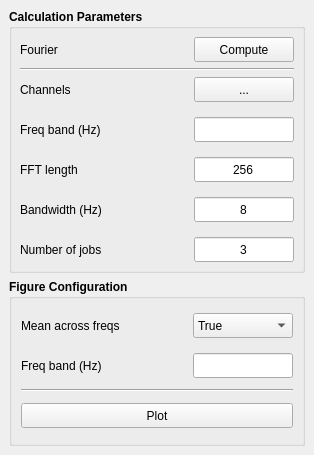
<?xml version="1.0" encoding="UTF-8"?>
<ui version="4.0">
 <class>MainWindow</class>
 <widget class="QMainWindow" name="MainWindow">
  <property name="geometry">
   <rect>
    <x>0</x>
    <y>0</y>
    <width>314</width>
    <height>455</height>
   </rect>
  </property>
  <property name="font">
   <font>
    <family>Ubuntu</family>
   </font>
  </property>
  <property name="windowTitle">
   <string>MainWindow</string>
  </property>
  <widget class="QWidget" name="centralwidget">
   <layout class="QVBoxLayout" name="verticalLayout_7">
    <item>
     <widget class="QGroupBox" name="groupBox">
      <property name="font">
       <font>
        <weight>75</weight>
        <bold>true</bold>
       </font>
      </property>
      <property name="title">
       <string>Calculation Parameters</string>
      </property>
      <layout class="QVBoxLayout" name="verticalLayout_3">
       <property name="leftMargin">
        <number>8</number>
       </property>
       <property name="topMargin">
        <number>8</number>
       </property>
       <property name="rightMargin">
        <number>8</number>
       </property>
       <property name="bottomMargin">
        <number>8</number>
       </property>
       <item>
        <layout class="QHBoxLayout" name="horizontalLayout_5">
         <item>
          <widget class="QLabel" name="Multitaper_method_lb">
           <property name="minimumSize">
            <size>
             <width>0</width>
             <height>25</height>
            </size>
           </property>
           <property name="maximumSize">
            <size>
             <width>16777215</width>
             <height>25</height>
            </size>
           </property>
           <property name="font">
            <font>
             <weight>50</weight>
             <bold>false</bold>
            </font>
           </property>
           <property name="text">
            <string>Fourier</string>
           </property>
          </widget>
         </item>
         <item>
          <spacer name="horizontalSpacer_2">
           <property name="orientation">
            <enum>Qt::Horizontal</enum>
           </property>
           <property name="sizeHint" stdset="0">
            <size>
             <width>40</width>
             <height>20</height>
            </size>
           </property>
          </spacer>
         </item>
         <item>
          <widget class="QPushButton" name="_compute_btn">
           <property name="minimumSize">
            <size>
             <width>100</width>
             <height>25</height>
            </size>
           </property>
           <property name="maximumSize">
            <size>
             <width>100</width>
             <height>25</height>
            </size>
           </property>
           <property name="font">
            <font>
             <weight>50</weight>
             <bold>false</bold>
            </font>
           </property>
           <property name="text">
            <string>Compute</string>
           </property>
           <property name="shortcut">
            <string>Return</string>
           </property>
          </widget>
         </item>
        </layout>
       </item>
       <item>
        <widget class="Line" name="line">
         <property name="orientation">
          <enum>Qt::Horizontal</enum>
         </property>
        </widget>
       </item>
       <item>
        <layout class="QHBoxLayout" name="horizontalLayout">
         <property name="spacing">
          <number>35</number>
         </property>
         <item>
          <layout class="QVBoxLayout" name="verticalLayout_2">
           <property name="spacing">
            <number>15</number>
           </property>
           <item>
            <widget class="QLabel" name="_chan_lb">
             <property name="minimumSize">
              <size>
               <width>100</width>
               <height>25</height>
              </size>
             </property>
             <property name="maximumSize">
              <size>
               <width>100</width>
               <height>25</height>
              </size>
             </property>
             <property name="font">
              <font>
               <family>Ubuntu</family>
               <pointsize>9</pointsize>
               <weight>50</weight>
               <italic>false</italic>
               <bold>false</bold>
              </font>
             </property>
             <property name="text">
              <string>Channels</string>
             </property>
            </widget>
           </item>
           <item>
            <widget class="QLabel" name="_freq_band_lb">
             <property name="minimumSize">
              <size>
               <width>0</width>
               <height>25</height>
              </size>
             </property>
             <property name="maximumSize">
              <size>
               <width>16777215</width>
               <height>25</height>
              </size>
             </property>
             <property name="font">
              <font>
               <weight>50</weight>
               <bold>false</bold>
              </font>
             </property>
             <property name="text">
              <string>Freq band (Hz)</string>
             </property>
            </widget>
           </item>
           <item>
            <widget class="QLabel" name="_n_fft_lb">
             <property name="minimumSize">
              <size>
               <width>0</width>
               <height>25</height>
              </size>
             </property>
             <property name="maximumSize">
              <size>
               <width>16777215</width>
               <height>25</height>
              </size>
             </property>
             <property name="font">
              <font>
               <weight>50</weight>
               <bold>false</bold>
              </font>
             </property>
             <property name="text">
              <string>FFT length</string>
             </property>
            </widget>
           </item>
           <item>
            <widget class="QLabel" name="_bandwidth_lb">
             <property name="minimumSize">
              <size>
               <width>100</width>
               <height>25</height>
              </size>
             </property>
             <property name="maximumSize">
              <size>
               <width>200</width>
               <height>25</height>
              </size>
             </property>
             <property name="font">
              <font>
               <family>Ubuntu</family>
               <pointsize>9</pointsize>
               <weight>50</weight>
               <italic>false</italic>
               <bold>false</bold>
              </font>
             </property>
             <property name="text">
              <string>Bandwidth (Hz)</string>
             </property>
            </widget>
           </item>
           <item>
            <widget class="QLabel" name="_n_jobs_lb">
             <property name="minimumSize">
              <size>
               <width>0</width>
               <height>25</height>
              </size>
             </property>
             <property name="maximumSize">
              <size>
               <width>16777215</width>
               <height>25</height>
              </size>
             </property>
             <property name="font">
              <font>
               <weight>50</weight>
               <bold>false</bold>
              </font>
             </property>
             <property name="text">
              <string>Number of jobs</string>
             </property>
            </widget>
           </item>
          </layout>
         </item>
         <item>
          <spacer name="horizontalSpacer">
           <property name="orientation">
            <enum>Qt::Horizontal</enum>
           </property>
           <property name="sizeHint" stdset="0">
            <size>
             <width>40</width>
             <height>20</height>
            </size>
           </property>
          </spacer>
         </item>
         <item>
          <layout class="QVBoxLayout" name="verticalLayout">
           <property name="spacing">
            <number>15</number>
           </property>
           <item>
            <widget class="QToolButton" name="_select_chan_btn">
             <property name="minimumSize">
              <size>
               <width>100</width>
               <height>25</height>
              </size>
             </property>
             <property name="maximumSize">
              <size>
               <width>100</width>
               <height>25</height>
              </size>
             </property>
             <property name="font">
              <font>
               <weight>50</weight>
               <bold>false</bold>
              </font>
             </property>
             <property name="text">
              <string>...</string>
             </property>
            </widget>
           </item>
           <item>
            <widget class="QLineEdit" name="_freq_band_le">
             <property name="minimumSize">
              <size>
               <width>100</width>
               <height>25</height>
              </size>
             </property>
             <property name="maximumSize">
              <size>
               <width>100</width>
               <height>25</height>
              </size>
             </property>
             <property name="font">
              <font>
               <weight>50</weight>
               <bold>false</bold>
              </font>
             </property>
             <property name="focusPolicy">
              <enum>Qt::ClickFocus</enum>
             </property>
             <property name="alignment">
              <set>Qt::AlignCenter</set>
             </property>
            </widget>
           </item>
           <item>
            <widget class="QLineEdit" name="_fft_le">
             <property name="minimumSize">
              <size>
               <width>100</width>
               <height>25</height>
              </size>
             </property>
             <property name="maximumSize">
              <size>
               <width>100</width>
               <height>25</height>
              </size>
             </property>
             <property name="font">
              <font>
               <weight>50</weight>
               <bold>false</bold>
              </font>
             </property>
             <property name="focusPolicy">
              <enum>Qt::ClickFocus</enum>
             </property>
             <property name="text">
              <string>256</string>
             </property>
             <property name="alignment">
              <set>Qt::AlignCenter</set>
             </property>
            </widget>
           </item>
           <item>
            <widget class="QLineEdit" name="_bandwidth_le">
             <property name="minimumSize">
              <size>
               <width>100</width>
               <height>25</height>
              </size>
             </property>
             <property name="maximumSize">
              <size>
               <width>100</width>
               <height>25</height>
              </size>
             </property>
             <property name="font">
              <font>
               <weight>50</weight>
               <bold>false</bold>
              </font>
             </property>
             <property name="focusPolicy">
              <enum>Qt::ClickFocus</enum>
             </property>
             <property name="text">
              <string>8</string>
             </property>
             <property name="alignment">
              <set>Qt::AlignCenter</set>
             </property>
            </widget>
           </item>
           <item>
            <widget class="QLineEdit" name="_n_jobs_le">
             <property name="minimumSize">
              <size>
               <width>100</width>
               <height>25</height>
              </size>
             </property>
             <property name="maximumSize">
              <size>
               <width>100</width>
               <height>25</height>
              </size>
             </property>
             <property name="font">
              <font>
               <weight>50</weight>
               <bold>false</bold>
              </font>
             </property>
             <property name="focusPolicy">
              <enum>Qt::ClickFocus</enum>
             </property>
             <property name="text">
              <string>3</string>
             </property>
             <property name="alignment">
              <set>Qt::AlignCenter</set>
             </property>
            </widget>
           </item>
          </layout>
         </item>
        </layout>
       </item>
      </layout>
     </widget>
    </item>
    <item>
     <widget class="QGroupBox" name="groupBox_2">
      <property name="font">
       <font>
        <weight>75</weight>
        <bold>true</bold>
       </font>
      </property>
      <property name="title">
       <string>Figure Configuration</string>
      </property>
      <layout class="QVBoxLayout" name="verticalLayout_4">
       <item>
        <layout class="QHBoxLayout" name="horizontalLayout_2">
         <property name="spacing">
          <number>35</number>
         </property>
         <item>
          <layout class="QVBoxLayout" name="verticalLayout_6">
           <property name="spacing">
            <number>15</number>
           </property>
           <item>
            <widget class="QLabel" name="_mean_freqs_lb">
             <property name="minimumSize">
              <size>
               <width>0</width>
               <height>25</height>
              </size>
             </property>
             <property name="maximumSize">
              <size>
               <width>16777215</width>
               <height>25</height>
              </size>
             </property>
             <property name="font">
              <font>
               <weight>50</weight>
               <bold>false</bold>
              </font>
             </property>
             <property name="text">
              <string>Mean across freqs</string>
             </property>
            </widget>
           </item>
           <item>
            <widget class="QLabel" name="_mean_freq_band_lb">
             <property name="minimumSize">
              <size>
               <width>0</width>
               <height>25</height>
              </size>
             </property>
             <property name="maximumSize">
              <size>
               <width>16777215</width>
               <height>25</height>
              </size>
             </property>
             <property name="font">
              <font>
               <weight>50</weight>
               <bold>false</bold>
              </font>
             </property>
             <property name="text">
              <string>Freq band (Hz)</string>
             </property>
            </widget>
           </item>
          </layout>
         </item>
         <item>
          <layout class="QVBoxLayout" name="verticalLayout_5">
           <property name="spacing">
            <number>15</number>
           </property>
           <item>
            <widget class="QComboBox" name="_mean_freqs_cbx">
             <property name="minimumSize">
              <size>
               <width>100</width>
               <height>25</height>
              </size>
             </property>
             <property name="maximumSize">
              <size>
               <width>100</width>
               <height>25</height>
              </size>
             </property>
             <property name="font">
              <font>
               <weight>50</weight>
               <bold>false</bold>
              </font>
             </property>
             <item>
              <property name="text">
               <string>True</string>
              </property>
             </item>
             <item>
              <property name="text">
               <string>False</string>
              </property>
             </item>
            </widget>
           </item>
           <item>
            <widget class="QLineEdit" name="_mean_freq_band_le">
             <property name="minimumSize">
              <size>
               <width>100</width>
               <height>25</height>
              </size>
             </property>
             <property name="maximumSize">
              <size>
               <width>100</width>
               <height>25</height>
              </size>
             </property>
             <property name="font">
              <font>
               <weight>50</weight>
               <bold>false</bold>
              </font>
             </property>
             <property name="focusPolicy">
              <enum>Qt::ClickFocus</enum>
             </property>
             <property name="alignment">
              <set>Qt::AlignCenter</set>
             </property>
            </widget>
           </item>
          </layout>
         </item>
        </layout>
       </item>
       <item>
        <widget class="Line" name="line_2">
         <property name="orientation">
          <enum>Qt::Horizontal</enum>
         </property>
        </widget>
       </item>
       <item>
        <widget class="QPushButton" name="_plot_btn">
         <property name="minimumSize">
          <size>
           <width>120</width>
           <height>25</height>
          </size>
         </property>
         <property name="maximumSize">
          <size>
           <width>300</width>
           <height>25</height>
          </size>
         </property>
         <property name="font">
          <font>
           <weight>50</weight>
           <bold>false</bold>
          </font>
         </property>
         <property name="text">
          <string>Plot</string>
         </property>
        </widget>
       </item>
      </layout>
     </widget>
    </item>
   </layout>
  </widget>
 </widget>
 <resources/>
 <connections/>
</ui>
